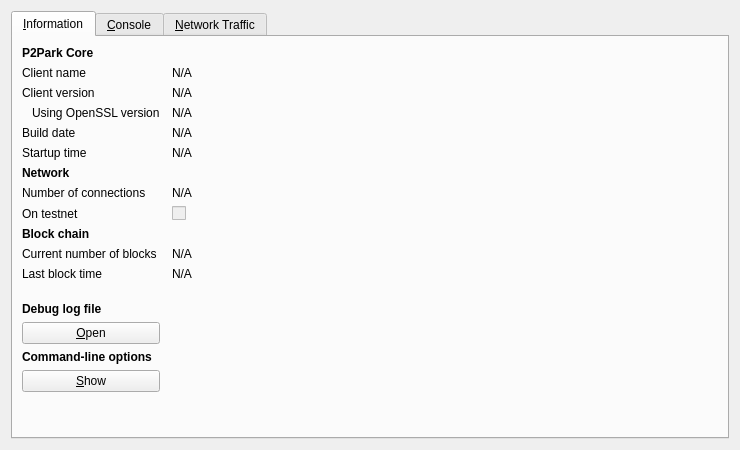
<?xml version="1.0" encoding="UTF-8"?>
<ui version="4.0">
 <class>RPCConsole</class>
 <widget class="QDialog" name="RPCConsole">
  <property name="geometry">
   <rect>
    <x>0</x>
    <y>0</y>
    <width>740</width>
    <height>450</height>
   </rect>
  </property>
  <property name="windowTitle">
   <string>P2Park - Debug window</string>
  </property>
  <layout class="QVBoxLayout" name="verticalLayout_2">
   <item>
    <widget class="QTabWidget" name="tabWidget">
     <property name="currentIndex">
      <number>0</number>
     </property>
     <widget class="QWidget" name="tab_info">
      <attribute name="title">
       <string>&amp;Information</string>
      </attribute>
      <layout class="QGridLayout" name="gridLayout" columnstretch="0,1">
       <property name="horizontalSpacing">
        <number>12</number>
       </property>
       <item row="0" column="0">
        <widget class="QLabel" name="label_9">
         <property name="font">
          <font>
           <weight>75</weight>
           <bold>true</bold>
          </font>
         </property>
         <property name="text">
          <string>P2Park Core</string>
         </property>
        </widget>
       </item>
       <item row="1" column="0">
        <widget class="QLabel" name="label_5">
         <property name="text">
          <string>Client name</string>
         </property>
        </widget>
       </item>
       <item row="1" column="1">
        <widget class="QLabel" name="clientName">
         <property name="cursor">
          <cursorShape>IBeamCursor</cursorShape>
         </property>
         <property name="text">
          <string>N/A</string>
         </property>
         <property name="textFormat">
          <enum>Qt::PlainText</enum>
         </property>
         <property name="textInteractionFlags">
          <set>Qt::LinksAccessibleByMouse|Qt::TextSelectableByKeyboard|Qt::TextSelectableByMouse</set>
         </property>
        </widget>
       </item>
       <item row="2" column="0">
        <widget class="QLabel" name="label_6">
         <property name="text">
          <string>Client version</string>
         </property>
        </widget>
       </item>
       <item row="2" column="1">
        <widget class="QLabel" name="clientVersion">
         <property name="cursor">
          <cursorShape>IBeamCursor</cursorShape>
         </property>
         <property name="text">
          <string>N/A</string>
         </property>
         <property name="textFormat">
          <enum>Qt::PlainText</enum>
         </property>
         <property name="textInteractionFlags">
          <set>Qt::LinksAccessibleByMouse|Qt::TextSelectableByKeyboard|Qt::TextSelectableByMouse</set>
         </property>
        </widget>
       </item>
       <item row="3" column="0">
        <widget class="QLabel" name="label_14">
         <property name="text">
          <string>Using OpenSSL version</string>
         </property>
         <property name="indent">
          <number>10</number>
         </property>
        </widget>
       </item>
       <item row="3" column="1">
        <widget class="QLabel" name="openSSLVersion">
         <property name="cursor">
          <cursorShape>IBeamCursor</cursorShape>
         </property>
         <property name="text">
          <string>N/A</string>
         </property>
         <property name="textFormat">
          <enum>Qt::PlainText</enum>
         </property>
         <property name="textInteractionFlags">
          <set>Qt::LinksAccessibleByMouse|Qt::TextSelectableByKeyboard|Qt::TextSelectableByMouse</set>
         </property>
        </widget>
       </item>
       <item row="4" column="0">
        <widget class="QLabel" name="label_12">
         <property name="text">
          <string>Build date</string>
         </property>
        </widget>
       </item>
       <item row="4" column="1">
        <widget class="QLabel" name="buildDate">
         <property name="cursor">
          <cursorShape>IBeamCursor</cursorShape>
         </property>
         <property name="text">
          <string>N/A</string>
         </property>
         <property name="textFormat">
          <enum>Qt::PlainText</enum>
         </property>
         <property name="textInteractionFlags">
          <set>Qt::LinksAccessibleByMouse|Qt::TextSelectableByKeyboard|Qt::TextSelectableByMouse</set>
         </property>
        </widget>
       </item>
       <item row="5" column="0">
        <widget class="QLabel" name="label_13">
         <property name="text">
          <string>Startup time</string>
         </property>
        </widget>
       </item>
       <item row="5" column="1">
        <widget class="QLabel" name="startupTime">
         <property name="cursor">
          <cursorShape>IBeamCursor</cursorShape>
         </property>
         <property name="text">
          <string>N/A</string>
         </property>
         <property name="textFormat">
          <enum>Qt::PlainText</enum>
         </property>
         <property name="textInteractionFlags">
          <set>Qt::LinksAccessibleByMouse|Qt::TextSelectableByKeyboard|Qt::TextSelectableByMouse</set>
         </property>
        </widget>
       </item>
       <item row="6" column="0">
        <widget class="QLabel" name="label_11">
         <property name="font">
          <font>
           <weight>75</weight>
           <bold>true</bold>
          </font>
         </property>
         <property name="text">
          <string>Network</string>
         </property>
        </widget>
       </item>
       <item row="7" column="0">
        <widget class="QLabel" name="label_7">
         <property name="text">
          <string>Number of connections</string>
         </property>
        </widget>
       </item>
       <item row="7" column="1">
        <widget class="QLabel" name="numberOfConnections">
         <property name="cursor">
          <cursorShape>IBeamCursor</cursorShape>
         </property>
         <property name="text">
          <string>N/A</string>
         </property>
         <property name="textFormat">
          <enum>Qt::PlainText</enum>
         </property>
         <property name="textInteractionFlags">
          <set>Qt::LinksAccessibleByMouse|Qt::TextSelectableByKeyboard|Qt::TextSelectableByMouse</set>
         </property>
        </widget>
       </item>
       <item row="8" column="0">
        <widget class="QLabel" name="label_8">
         <property name="text">
          <string>On testnet</string>
         </property>
        </widget>
       </item>
       <item row="8" column="1">
        <widget class="QCheckBox" name="isTestNet">
         <property name="enabled">
          <bool>false</bool>
         </property>
         <property name="text">
          <string/>
         </property>
        </widget>
       </item>
       <item row="9" column="0">
        <widget class="QLabel" name="label_10">
         <property name="font">
          <font>
           <weight>75</weight>
           <bold>true</bold>
          </font>
         </property>
         <property name="text">
          <string>Block chain</string>
         </property>
        </widget>
       </item>
       <item row="10" column="0">
        <widget class="QLabel" name="label_3">
         <property name="text">
          <string>Current number of blocks</string>
         </property>
        </widget>
       </item>
       <item row="10" column="1">
        <widget class="QLabel" name="numberOfBlocks">
         <property name="cursor">
          <cursorShape>IBeamCursor</cursorShape>
         </property>
         <property name="text">
          <string>N/A</string>
         </property>
         <property name="textFormat">
          <enum>Qt::PlainText</enum>
         </property>
         <property name="textInteractionFlags">
          <set>Qt::LinksAccessibleByMouse|Qt::TextSelectableByKeyboard|Qt::TextSelectableByMouse</set>
         </property>
        </widget>
       </item>
       <item row="11" column="0">
        <widget class="QLabel" name="label_2">
         <property name="text">
          <string>Last block time</string>
         </property>
        </widget>
       </item>
       <item row="11" column="1">
        <widget class="QLabel" name="lastBlockTime">
         <property name="cursor">
          <cursorShape>IBeamCursor</cursorShape>
         </property>
         <property name="text">
          <string>N/A</string>
         </property>
         <property name="textFormat">
          <enum>Qt::PlainText</enum>
         </property>
         <property name="textInteractionFlags">
          <set>Qt::LinksAccessibleByMouse|Qt::TextSelectableByKeyboard|Qt::TextSelectableByMouse</set>
         </property>
        </widget>
       </item>
       <item row="12" column="0">
        <spacer name="verticalSpacer_2">
         <property name="orientation">
          <enum>Qt::Vertical</enum>
         </property>
         <property name="sizeHint" stdset="0">
          <size>
           <width>20</width>
           <height>20</height>
          </size>
         </property>
        </spacer>
       </item>
       <item row="13" column="0">
        <widget class="QLabel" name="labelDebugLogfile">
         <property name="font">
          <font>
           <weight>75</weight>
           <bold>true</bold>
          </font>
         </property>
         <property name="text">
          <string>Debug log file</string>
         </property>
        </widget>
       </item>
       <item row="14" column="0">
        <widget class="QPushButton" name="openDebugLogfileButton">
         <property name="toolTip">
          <string>Open the P2Park debug log file from the current data directory. This can take a few seconds for large log files.</string>
         </property>
         <property name="text">
          <string>&amp;Open</string>
         </property>
         <property name="autoDefault">
          <bool>false</bool>
         </property>
        </widget>
       </item>
       <item row="15" column="0">
        <widget class="QLabel" name="labelCLOptions">
         <property name="font">
          <font>
           <weight>75</weight>
           <bold>true</bold>
          </font>
         </property>
         <property name="text">
          <string>Command-line options</string>
         </property>
        </widget>
       </item>
       <item row="16" column="0">
        <widget class="QPushButton" name="showCLOptionsButton">
         <property name="toolTip">
          <string>Show the P2Park-Qt help message to get a list with possible P2Park command-line options.</string>
         </property>
         <property name="text">
          <string>&amp;Show</string>
         </property>
         <property name="autoDefault">
          <bool>false</bool>
         </property>
        </widget>
       </item>
       <item row="17" column="0">
        <spacer name="verticalSpacer">
         <property name="orientation">
          <enum>Qt::Vertical</enum>
         </property>
         <property name="sizeHint" stdset="0">
          <size>
           <width>20</width>
           <height>40</height>
          </size>
         </property>
        </spacer>
       </item>
      </layout>
     </widget>
     <widget class="QWidget" name="tab_console">
      <attribute name="title">
       <string>&amp;Console</string>
      </attribute>
      <layout class="QVBoxLayout" name="verticalLayout_3">
       <property name="spacing">
        <number>3</number>
       </property>
       <item>
        <widget class="QTextEdit" name="messagesWidget">
         <property name="minimumSize">
          <size>
           <width>0</width>
           <height>100</height>
          </size>
         </property>
         <property name="readOnly">
          <bool>true</bool>
         </property>
         <property name="tabKeyNavigation" stdset="0">
          <bool>false</bool>
         </property>
         <property name="columnCount" stdset="0">
          <number>2</number>
         </property>
        </widget>
       </item>
       <item>
        <layout class="QHBoxLayout" name="horizontalLayout">
         <property name="spacing">
          <number>3</number>
         </property>
         <item>
          <widget class="QLabel" name="label">
           <property name="text">
            <string notr="true">&gt;</string>
           </property>
          </widget>
         </item>
         <item>
          <widget class="QLineEdit" name="lineEdit"/>
         </item>
         <item>
          <widget class="QPushButton" name="clearButton">
           <property name="maximumSize">
            <size>
             <width>24</width>
             <height>24</height>
            </size>
           </property>
           <property name="toolTip">
            <string>Clear console</string>
           </property>
           <property name="text">
            <string/>
           </property>
           <property name="icon">
            <iconset resource="../bitcoin.qrc">
             <normaloff>:/icons/remove</normaloff>:/icons/remove</iconset>
           </property>
           <property name="shortcut">
            <string notr="true">Ctrl+L</string>
           </property>
           <property name="autoDefault">
            <bool>false</bool>
           </property>
          </widget>
         </item>
        </layout>
       </item>
      </layout>
     </widget>
     <widget class="QWidget" name="tab">
      <attribute name="title">
       <string>&amp;Network Traffic</string>
      </attribute>
      <layout class="QHBoxLayout" name="horizontalLayout_3">
       <item>
        <layout class="QVBoxLayout" name="verticalLayout_4">
         <item>
          <widget class="TrafficGraphWidget" name="trafficGraph" native="true">
           <property name="sizePolicy">
            <sizepolicy hsizetype="Expanding" vsizetype="Expanding">
             <horstretch>0</horstretch>
             <verstretch>0</verstretch>
            </sizepolicy>
           </property>
          </widget>
         </item>
         <item>
          <layout class="QHBoxLayout" name="horizontalLayout_2">
           <item>
            <widget class="QSlider" name="sldGraphRange">
             <property name="minimum">
              <number>1</number>
             </property>
             <property name="maximum">
              <number>288</number>
             </property>
             <property name="pageStep">
              <number>12</number>
             </property>
             <property name="value">
              <number>6</number>
             </property>
             <property name="orientation">
              <enum>Qt::Horizontal</enum>
             </property>
            </widget>
           </item>
           <item>
            <widget class="QLabel" name="lblGraphRange">
             <property name="minimumSize">
              <size>
               <width>100</width>
               <height>0</height>
              </size>
             </property>
             <property name="alignment">
              <set>Qt::AlignCenter</set>
             </property>
            </widget>
           </item>
           <item>
            <widget class="QPushButton" name="btnClearTrafficGraph">
             <property name="text">
              <string>&amp;Clear</string>
             </property>
            </widget>
           </item>
          </layout>
         </item>
        </layout>
       </item>
       <item>
        <layout class="QVBoxLayout" name="verticalLayout">
         <item>
          <widget class="QGroupBox" name="groupBox">
           <property name="title">
            <string>Totals</string>
           </property>
           <layout class="QVBoxLayout" name="verticalLayout_5">
            <item>
             <layout class="QHBoxLayout" name="horizontalLayout_4">
              <item>
               <widget class="Line" name="line">
                <property name="sizePolicy">
                 <sizepolicy hsizetype="Fixed" vsizetype="Fixed">
                  <horstretch>0</horstretch>
                  <verstretch>0</verstretch>
                 </sizepolicy>
                </property>
                <property name="minimumSize">
                 <size>
                  <width>10</width>
                  <height>0</height>
                 </size>
                </property>
                <property name="palette">
                 <palette>
                  <active>
                   <colorrole role="Light">
                    <brush brushstyle="SolidPattern">
                     <color alpha="255">
                      <red>0</red>
                      <green>255</green>
                      <blue>0</blue>
                     </color>
                    </brush>
                   </colorrole>
                  </active>
                  <inactive>
                   <colorrole role="Light">
                    <brush brushstyle="SolidPattern">
                     <color alpha="255">
                      <red>0</red>
                      <green>255</green>
                      <blue>0</blue>
                     </color>
                    </brush>
                   </colorrole>
                  </inactive>
                  <disabled>
                   <colorrole role="Light">
                    <brush brushstyle="SolidPattern">
                     <color alpha="255">
                      <red>0</red>
                      <green>255</green>
                      <blue>0</blue>
                     </color>
                    </brush>
                   </colorrole>
                  </disabled>
                 </palette>
                </property>
                <property name="orientation">
                 <enum>Qt::Horizontal</enum>
                </property>
               </widget>
              </item>
              <item>
               <widget class="QLabel" name="label_16">
                <property name="text">
                 <string>In:</string>
                </property>
               </widget>
              </item>
              <item>
               <widget class="QLabel" name="lblBytesIn">
                <property name="minimumSize">
                 <size>
                  <width>50</width>
                  <height>0</height>
                 </size>
                </property>
                <property name="alignment">
                 <set>Qt::AlignRight|Qt::AlignTrailing|Qt::AlignVCenter</set>
                </property>
               </widget>
              </item>
             </layout>
            </item>
            <item>
             <layout class="QHBoxLayout" name="horizontalLayout_5">
              <item>
               <widget class="Line" name="line_2">
                <property name="sizePolicy">
                 <sizepolicy hsizetype="Fixed" vsizetype="Fixed">
                  <horstretch>0</horstretch>
                  <verstretch>0</verstretch>
                 </sizepolicy>
                </property>
                <property name="minimumSize">
                 <size>
                  <width>10</width>
                  <height>0</height>
                 </size>
                </property>
                <property name="palette">
                 <palette>
                  <active>
                   <colorrole role="Light">
                    <brush brushstyle="SolidPattern">
                     <color alpha="255">
                      <red>255</red>
                      <green>0</green>
                      <blue>0</blue>
                     </color>
                    </brush>
                   </colorrole>
                  </active>
                  <inactive>
                   <colorrole role="Light">
                    <brush brushstyle="SolidPattern">
                     <color alpha="255">
                      <red>255</red>
                      <green>0</green>
                      <blue>0</blue>
                     </color>
                    </brush>
                   </colorrole>
                  </inactive>
                  <disabled>
                   <colorrole role="Light">
                    <brush brushstyle="SolidPattern">
                     <color alpha="255">
                      <red>255</red>
                      <green>0</green>
                      <blue>0</blue>
                     </color>
                    </brush>
                   </colorrole>
                  </disabled>
                 </palette>
                </property>
                <property name="orientation">
                 <enum>Qt::Horizontal</enum>
                </property>
               </widget>
              </item>
              <item>
               <widget class="QLabel" name="label_17">
                <property name="text">
                 <string>Out:</string>
                </property>
               </widget>
              </item>
              <item>
               <widget class="QLabel" name="lblBytesOut">
                <property name="minimumSize">
                 <size>
                  <width>50</width>
                  <height>0</height>
                 </size>
                </property>
                <property name="alignment">
                 <set>Qt::AlignRight|Qt::AlignTrailing|Qt::AlignVCenter</set>
                </property>
               </widget>
              </item>
             </layout>
            </item>
            <item>
             <spacer name="verticalSpacer_4">
              <property name="orientation">
               <enum>Qt::Vertical</enum>
              </property>
              <property name="sizeHint" stdset="0">
               <size>
                <width>20</width>
                <height>407</height>
               </size>
              </property>
             </spacer>
            </item>
           </layout>
          </widget>
         </item>
        </layout>
       </item>
      </layout>
     </widget>
    </widget>
   </item>
  </layout>
 </widget>
 <customwidgets>
  <customwidget>
   <class>TrafficGraphWidget</class>
   <extends>QWidget</extends>
   <header>trafficgraphwidget.h</header>
   <container>1</container>
   <slots>
    <slot>clear()</slot>
   </slots>
  </customwidget>
 </customwidgets>
 <resources>
  <include location="../bitcoin.qrc"/>
 </resources>
 <connections/>
</ui>
